Frame 1 (no input): blank canvas, image omitted
Frame 60 (the mouse pressed at the canvas centre just before this capture): blank canvas, image omitted
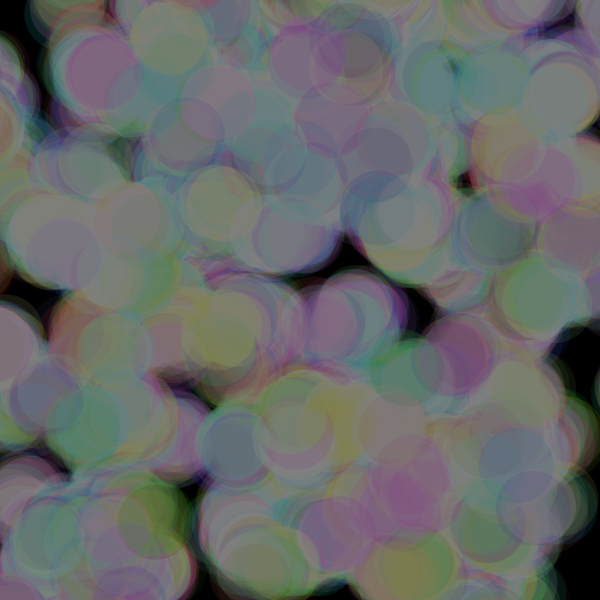
Frame 120 (the mouse held since frame 60 and released just before this capture)

The Processing sketch whose frames 1 and 60 were blank and that drew this single picture after the mouse press (run headless with seeded random() and noise(); from frame 60 on, the mouse is pressed at the canvas centre):

// Processing sketch: processing_15830
// ── processing_15830.pde

JitterBug[] bugs = new JitterBug[100]; 

void setup() {
  size(600, 600);
  background (0);
  smooth();
  for (int i = 0; i< bugs.length; i++){ 
    float x = random(width);
    float y = random(height);
    int r = int(random(100));
    bugs[i] = new JitterBug(x,y,r);
  }
}

void draw() {
  for (int i = 0; i < bugs.length; i++) {
  bugs[i].move();
  bugs[i].display();
  fill(0,0,0,1);
  rect(0,0,width, height);
  }
}

class JitterBug {
  float x;
  float y;
  int diameter;
  float speed = 10;
  
  JitterBug(float tempX, float tempY, int tempDiameter) {
    x = tempX;
    y = tempY;
    diameter = tempDiameter;
  }
  
  void move() {
    x += random(-speed, speed);
    y += random(-speed, speed);
  }
  
  void display() {
    noStroke();
    fill(random(255), random(255), random(255), 25); 
    ellipse(x, y, mouseX/4, mouseY/4);
  }
}
